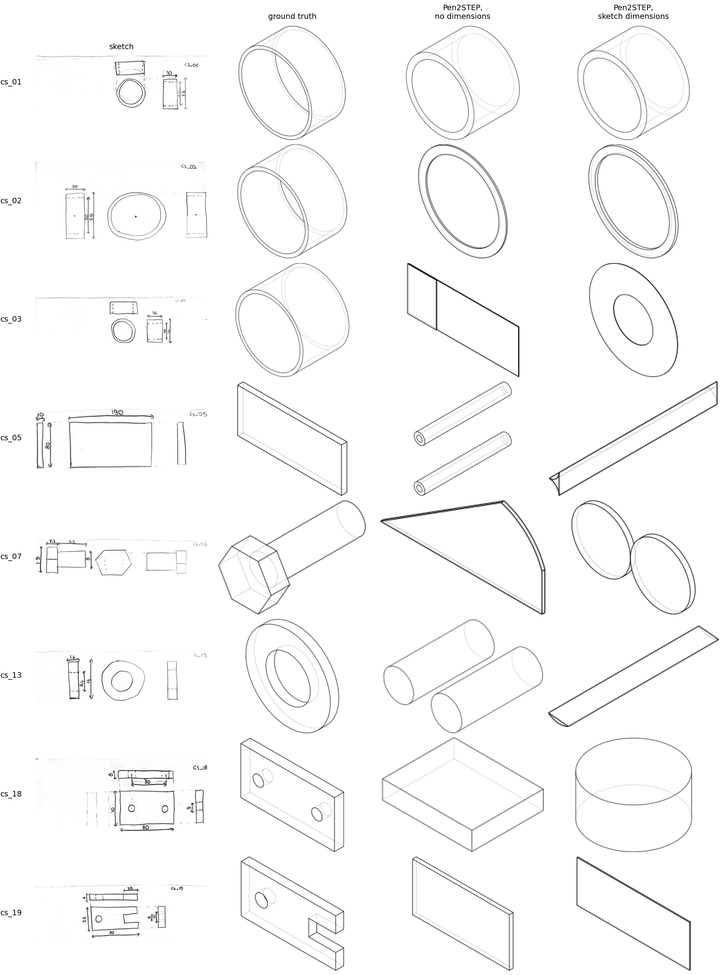
#> input picture figures/case_study_gallery.png, 723 x 975 px, shrunk from 1839 x 2480 before the run
$ python -i make_case_gallery.py   (imports and definitions only)
#> lines starting #> are read from the running program, lines starting #| are printed output that depends on the picture
"""Case-study figure: sketch photograph, ground truth and selected prediction (seed 0) for each part.

Usage: python case_study/make_case_gallery.py --condition full_gt
"""
from __future__ import annotations

import argparse
import json
import sys
from pathlib import Path

import matplotlib
# [1 line not run here, left out]
import matplotlib.pyplot as plt
from PIL import Image, ImageOps

ROOT = Path(__file__).resolve().parent.parent
sys.path.insert(0, str(ROOT / "tools"))
from make_gallery import render as _render  # noqa: E402
import cadquery as cq  # noqa: E402


# [7 lines left out: function render, not called in this run]


def crop(path):
#> called with path = '../figures/case_study_gallery.png'
    im = ImageOps.grayscale(Image.open(path).convert("RGB"))
    box = ImageOps.invert(im.point(lambda v: 255 if v > 200 else 0)).getbbox()
#> box = (0, 4, 719, 971)
    return im.crop(box) if box else im
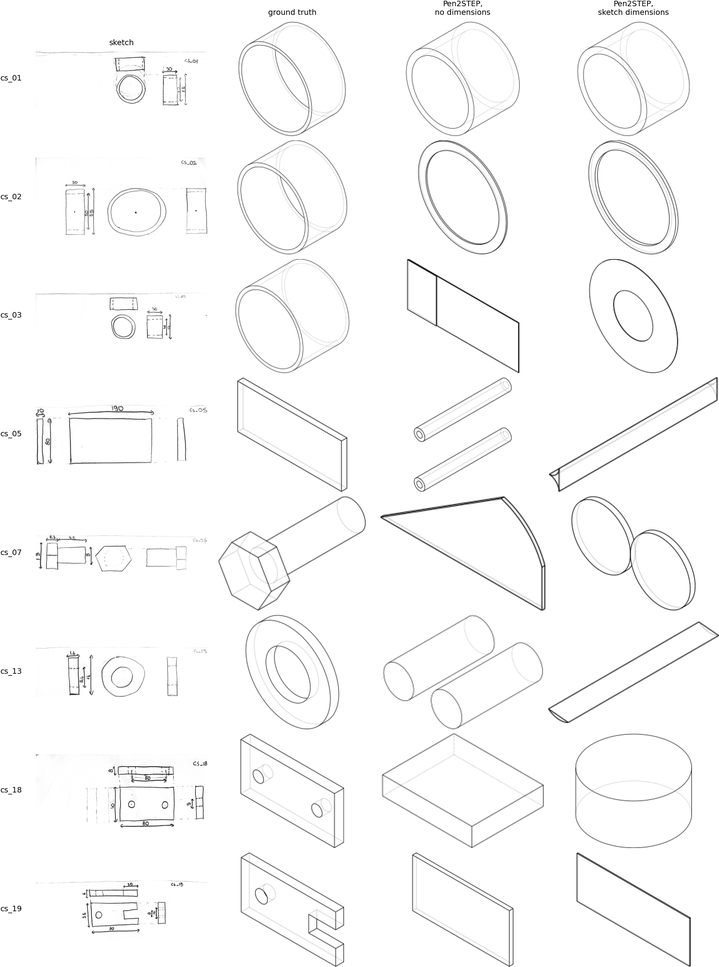
#> returned value: PIL image 719x967 L; min 1, max 255, mean 250.2


# [42 lines left out: function main, not called in this run]


# [2 lines not run here, left out]

>>> result = crop('../figures/case_study_gallery.png')

$ run again, on figures/fig_pipeline_v2.png
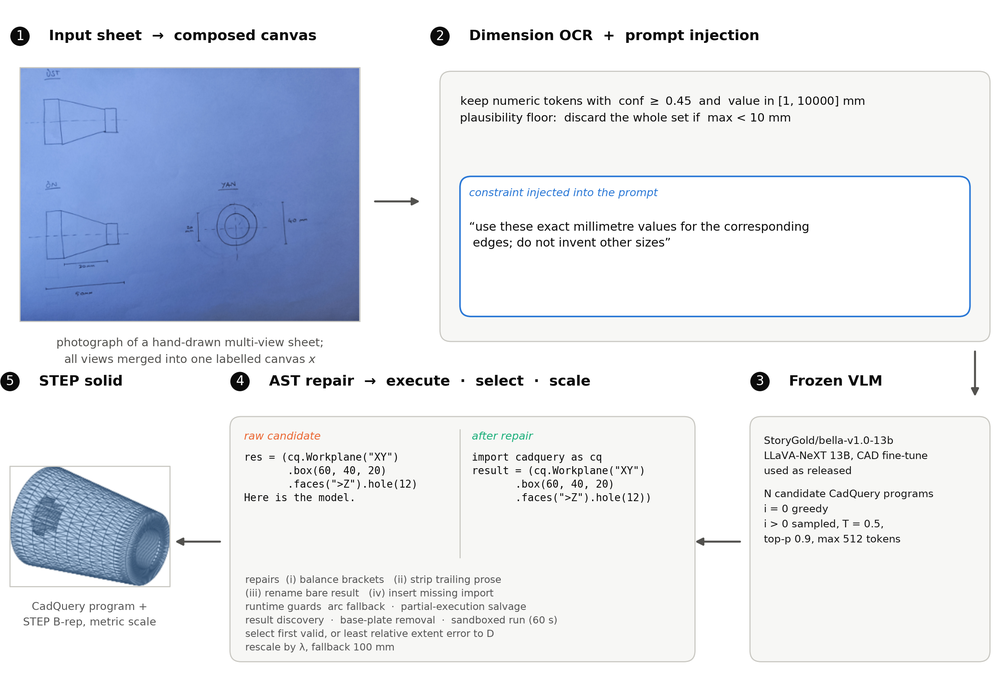
#> input picture figures/fig_pipeline_v2.png, 1000 x 683 px, shrunk from 2520 x 1720 before the run
#> in crop, `im = ImageOps.grayscale(Image.open(path).convert("RGB"))`:
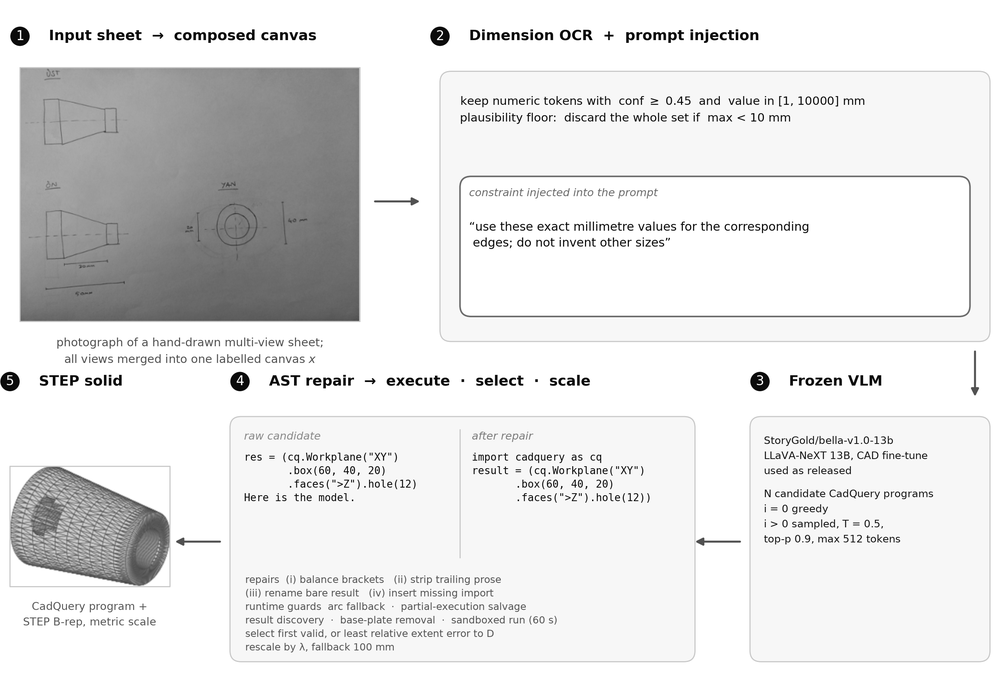
#> im: PIL image 1000x683 L; min 0, max 255, mean 228.1
#> box = (0, 26, 988, 660)
#> in crop, `return im.crop(box) if box else im`:
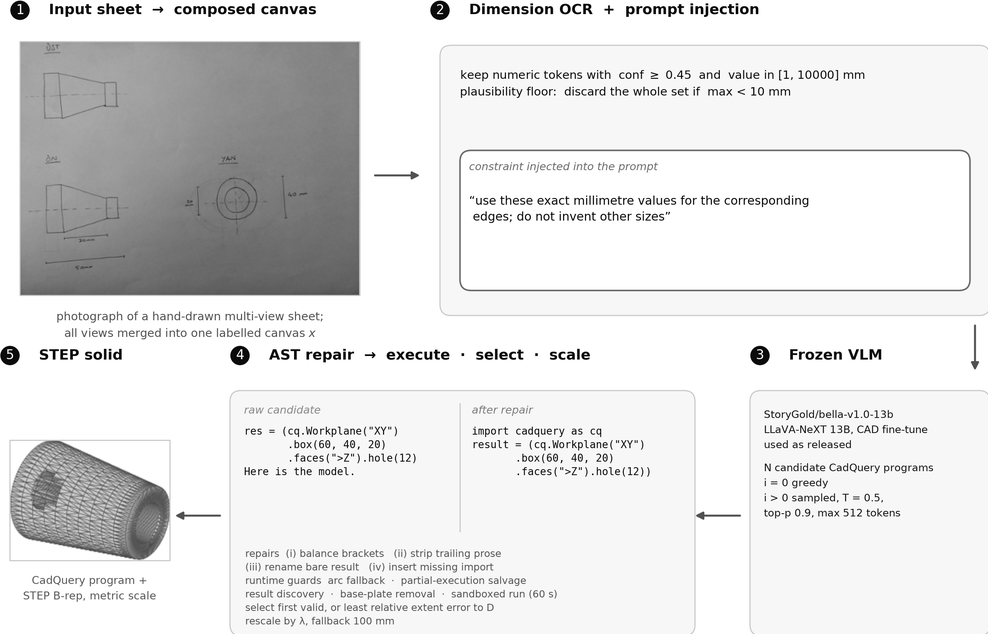
#> returned value: PIL image 988x634 L; min 0, max 255, mean 225.8

$ run again, on figures/fig_real_testset.png
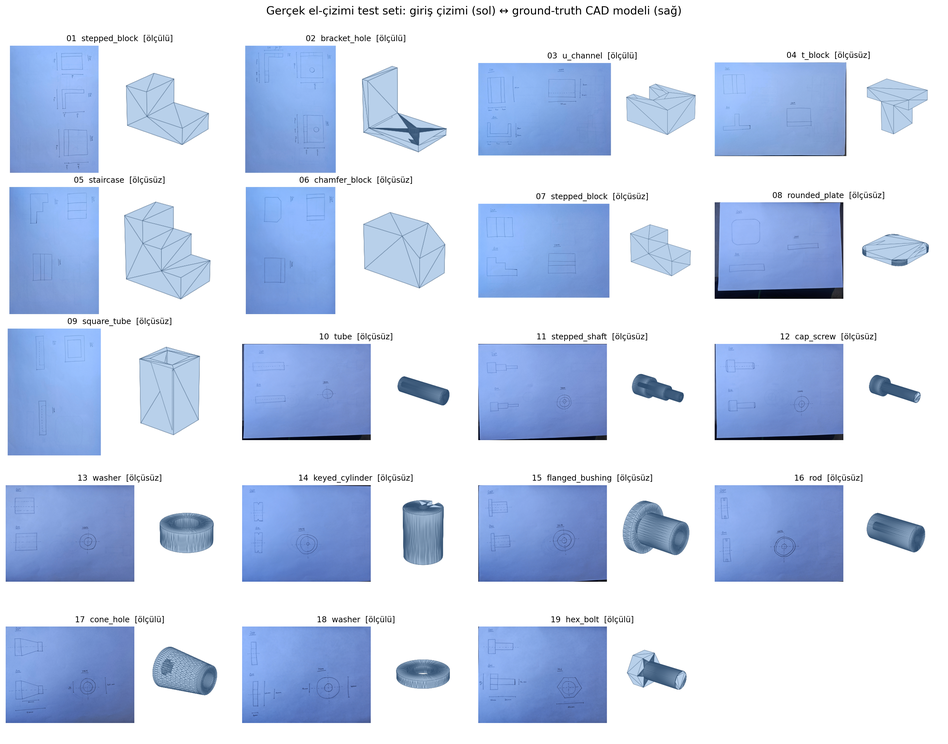
#> input picture figures/fig_real_testset.png, 948 x 744 px, shrunk from 3340 x 2622 before the run
#> in crop, `im = ImageOps.grayscale(Image.open(path).convert("RGB"))`:
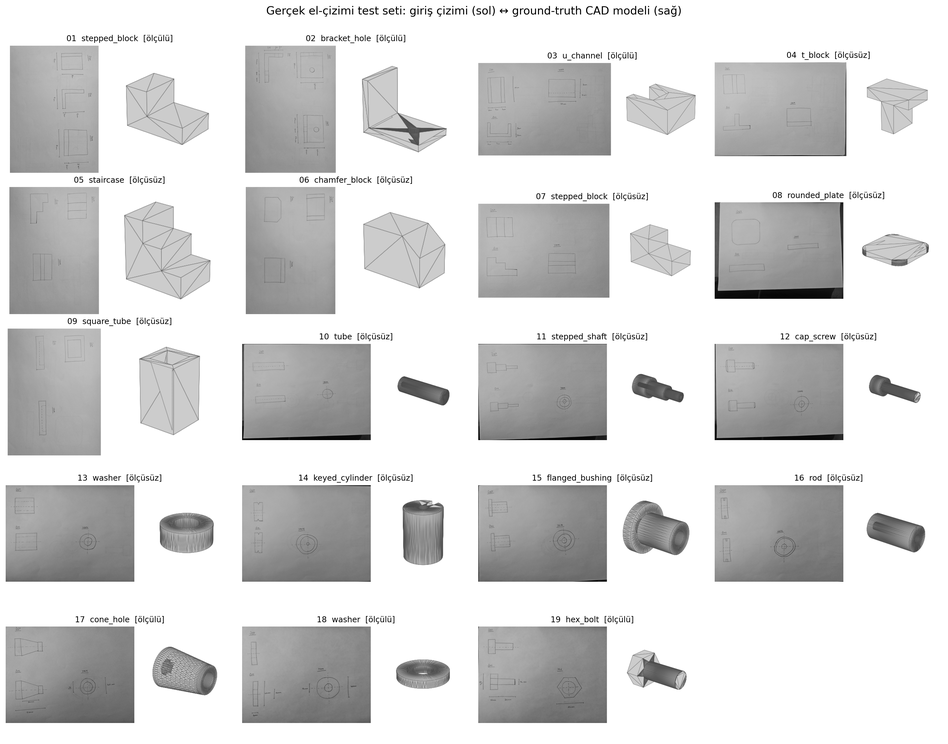
#> im: PIL image 948x744 L; min 0, max 255, mean 214.1
#> box = (6, 5, 929, 723)
#> in crop, `return im.crop(box) if box else im`:
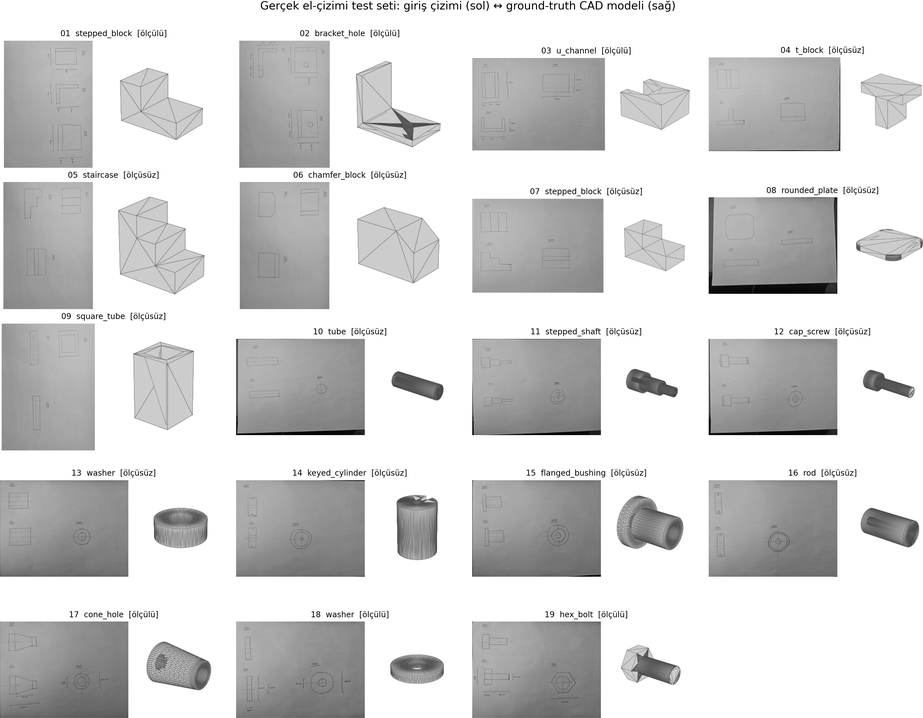
#> returned value: PIL image 923x718 L; min 0, max 255, mean 211.5

$ run again, on figures/fig_validity_fidelity_replay.png
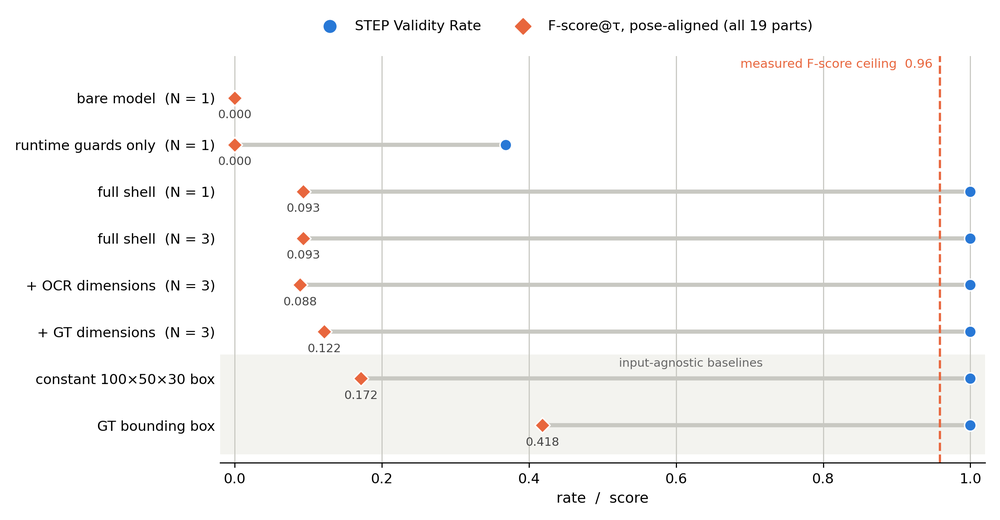
#> input picture figures/fig_validity_fidelity_replay.png, 1000 x 520 px, shrunk from 2480 x 1289 before the run
#> box = (16, 18, 986, 504)
#> in crop, `return im.crop(box) if box else im`:
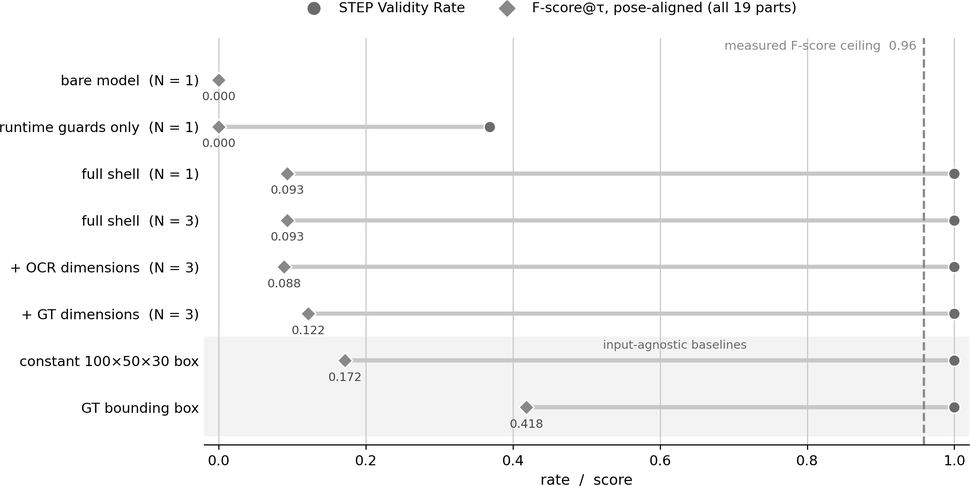
#> returned value: PIL image 970x486 L; min 0, max 255, mean 246.6
